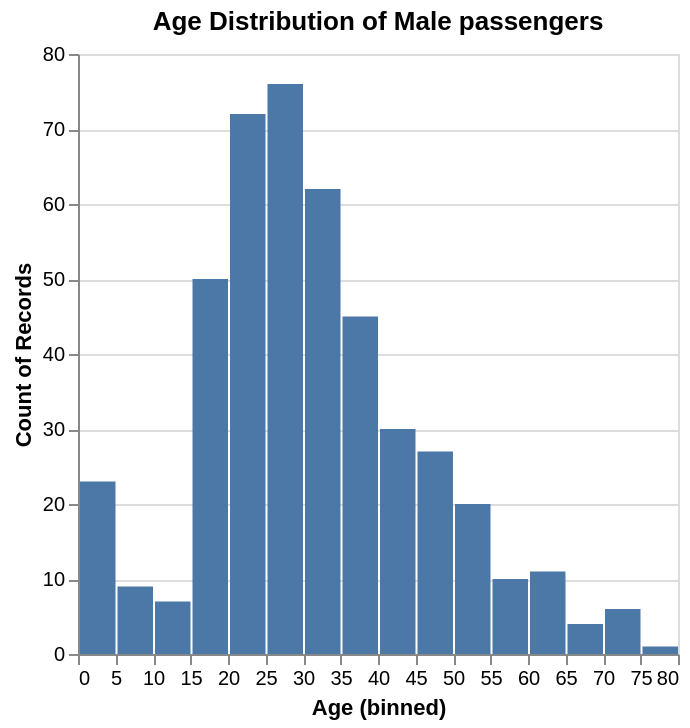

Notebook code cell kept with this figure:
### Markdown cell above
# Plotting

### Code cell
val histogram = VegaPlot.fromResource("histogram.vl.json")

histogram.plot(
  _.data.values := data.filter(_.Sex == "male").asJson,
  _.title := s"Age Distribution of Male passengers",
  _.encoding.x.field := "Age",
  _.encoding.x.bin.step := 5
)

### Figure 1 — Vega-Lite specification as saved in the notebook (floating-point values rounded to 4 significant figures; data arrays with more than 128 entries replaced by an {"elided": "..."} marker saying what was removed)
{"$schema": "https://vega.github.io/schema/vega-lite/v6.json", "autosize": {"contains": "padding", "resize": false, "type": "pad"}, "data": {"values": {"elided": "577 records"}}, "encoding": {"x": {"bin": {"step": 5}, "field": "Age"}, "y": {"aggregate": "count"}}, "height": "400", "mark": {"tooltip": true, "type": "bar"}, "title": "Age Distribution of Male passengers", "width": "400"}
